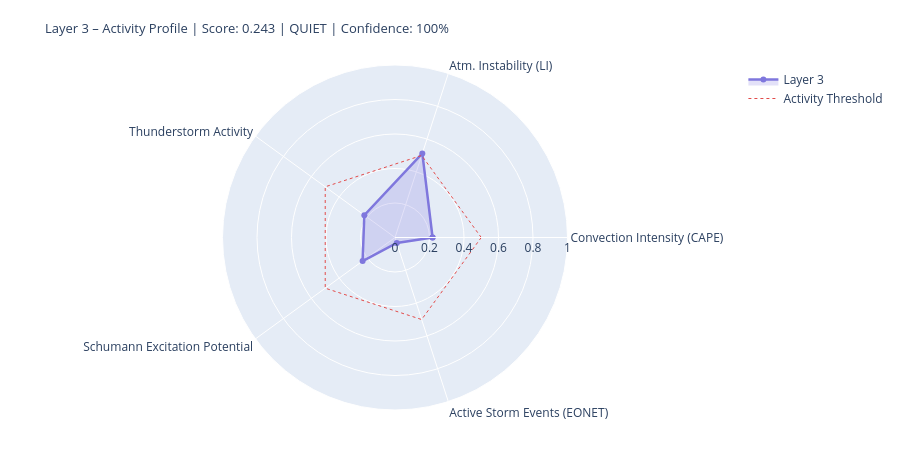

Source (notebook cell):
### Markdown cell above
---
## 4. State Assessment & Handoff to Layer 4/5

### Code cell
# ============================================================
# LAYER-3-SCORE
# Five dynamic components
# ============================================================

def norm(v, lo, hi):
    if v is None or (isinstance(v, float) and math.isnan(v)): return None
    return round(max(0.0, min(1.0, (v - lo) / (hi - lo))), 4)

# --- 1) Convection intensity (global CAPE mean) ---
cape_mean = df_atm['cape'].dropna().mean() if not df_atm.empty else None
conv_score = norm(cape_mean, 0, 3000)
conv_src   = 'primary' if cape_mean is not None else 'missing'

# --- 2) Atmospheric instability (LI mean) ---
li_mean   = df_atm['li'].dropna().mean() if not df_atm.empty else None
# Negative LI = unstable → higher score
instab_score = norm(-li_mean if li_mean is not None else None, -6, 6)
instab_src   = 'primary' if li_mean is not None else 'missing'

# --- 3) Thunderstorm activity (mean thunder score + WMO count) ---
thunder_mean = df_atm['thunder_score'].mean() if not df_atm.empty else None
n_thunder    = int(df_atm['thunderstorm'].sum()) if not df_atm.empty else 0
thunder_score_val = norm(
    (thunder_mean or 0) * 0.7 + n_thunder * 0.1, 0, 1.0
) if thunder_mean is not None else None
thunder_src = 'primary'

# --- 4) Schumann excitation potential (weighted Schumann contribution) ---
schumann_pot = df_atm['schumann_contribution'].mean() if not df_atm.empty else None
# Boosted by Layer-2 thunderstorm trigger
if schumann_pot is not None and l2_thunder:
    schumann_pot = min(1.0, schumann_pot * 1.2)
schumann_score = norm(schumann_pot, 0, 1.0) if schumann_pot is not None else None
schumann_src   = 'derived'

# --- 5) Storm activity (NASA EONET) ---
# Distinction: None = data not loaded, 0.0 = loaded but no events
storm_score = None
storm_src   = 'missing'
if raw.get('storms') is not None:          # API reached successfully
    storm_score = norm(len(storm_events), 0, 30) if storm_events else 0.0
    storm_src   = 'primary'

# X-Ray and Kp: context only, not in dynamic score
# (X-Ray = Layer-0/4 driver; Kp = geomagnetic index, not a lightning proxy)
xray_context = None
if raw.get('xray'):
    df_xc = pd.DataFrame(raw['xray'])
    fc = next((c for c in df_xc.columns
               if any(k in c.lower() for k in ['flux','long']) and 'time' not in c.lower()),
              df_xc.columns[1])
    df_xc[fc] = pd.to_numeric(df_xc[fc], errors='coerce')
    xray_last = df_xc[fc].dropna().iloc[-1] if not df_xc[fc].dropna().empty else None
    if xray_last:
        xray_class = ('X' if xray_last>=1e-4 else 'M' if xray_last>=1e-5
                      else 'C' if xray_last>=1e-6 else 'B')
        xray_context = {'flux': float(xray_last), 'class': xray_class}
        print(f'X-Ray context: {xray_class}-class ({xray_last:.2e} W/m²)')

# --- Aggregate ---
COMPONENTS = {
    'Convection Intensity (CAPE)':  {'score': conv_score,       'source': conv_src,    'dynamic': True},
    'Atm. Instability (LI)':         {'score': instab_score,     'source': instab_src,  'dynamic': True},
    'Thunderstorm Activity':              {'score': thunder_score_val, 'source': thunder_src, 'dynamic': True},
    'Schumann Excitation Potential':   {'score': schumann_score,   'source': schumann_src,'dynamic': True},
    'Active Storm Events (EONET)': {'score': storm_score,      'source': storm_src,   'dynamic': True},
}

available   = {k: v['score'] for k, v in COMPONENTS.items() if v['score'] is not None}
unavailable = [k for k, v in COMPONENTS.items() if v['score'] is None]
layer3_score = round(sum(available.values()) / len(available), 4) if available else None
confidence   = round(len(available) / len(COMPONENTS), 2)
level = ('unknown' if layer3_score is None
         else 'quiet'   if layer3_score < 0.3
         else 'moderate' if layer3_score < 0.6
         else 'active')
dominant_l3 = max(available, key=available.get) if available else 'none'

# --- Ausgabe ---
W = 68
print('=' * W)
print('LAYER 3 – ATMOSPHERE / WEATHER / THUNDERSTORMS – STATE ASSESSMENT')
print('=' * W)
for name, comp in COMPONENTS.items():
    s = comp['score']
    if s is not None:
        bar = '█' * int(s * 20) + '░' * (20 - int(s * 20))
        print(f'  {name:<36} {bar}  {s:.3f}  [{comp["source"]}]')
    else:
        print(f'  {name:<36} {"─" * 20}  n/a   [missing]')
print('-' * W)
print(f'  Score:        {layer3_score:.3f}  ({len(available)}/{len(COMPONENTS)} components)')
print(f'  Confidence:   {confidence:.0%}')
print(f'  Level:        {level.upper()}')
print(f'  Dominant:     {dominant_l3}')
print(f'  CAPE mean:    {cape_mean:.0f} J/kg' if cape_mean else '  CAPE mean:    n/a')
print(f'  LI mean:      {li_mean:.1f} K' if li_mean is not None else '  LI mean:      n/a')
print(f'  Thunderstorms:{n_thunder} points (WMO)  +  {len(storm_events)} NASA EONET')
print('=' * W)

# Radar
cats   = list(available.keys())
vals_r = list(available.values())
if len(cats) >= 3:
    fig = go.Figure()
    fig.add_trace(go.Scatterpolar(
        r=vals_r + [vals_r[0]], theta=cats + [cats[0]],
        fill='toself', fillcolor='rgba(127,119,221,0.22)',
        line=dict(color='#7F77DD', width=2.5), name='Layer 3'
    ))
    fig.add_trace(go.Scatterpolar(
        r=[0.5] * (len(cats)+1), theta=cats + [cats[0]],
        line=dict(color='#E24B4A', dash='dot', width=1),
        mode='lines', name='Activity Threshold'
    ))
    fig.update_layout(
        title=dict(
            text=f'Layer 3 – Activity Profile | Score: {layer3_score:.3f} | {level.upper()} | Confidence: {confidence:.0%}',
            font=dict(size=13)
        ),
        polar=dict(radialaxis=dict(visible=True, range=[0, 1])),
        height=450, showlegend=True,
        margin=dict(l=60, r=60, t=65, b=40)
    )
    fig.show()

### Figure 1 — Plotly figure (JSON) as saved in the notebook; plotly's stock layout.template omitted (floating-point values rounded to 4 significant figures)
{"data": [{"fill": "toself", "fillcolor": "rgba(127,119,221,0.22)", "line": {"color": "#7F77DD", "width": 2.5}, "name": "Layer 3", "r": [0.2178, 0.5125, 0.2197, 0.2322, 0.0333, 0.2178], "theta": ["Convection Intensity (CAPE)", "Atm. Instability (LI)", "Thunderstorm Activity", "Schumann Excitation Potential", "Active Storm Events (EONET)", "Convection Intensity (CAPE)"], "type": "scatterpolar"}, {"line": {"color": "#E24B4A", "dash": "dot", "width": 1}, "mode": "lines", "name": "Activity Threshold", "r": [0.5, 0.5, 0.5, 0.5, 0.5, 0.5], "theta": ["Convection Intensity (CAPE)", "Atm. Instability (LI)", "Thunderstorm Activity", "Schumann Excitation Potential", "Active Storm Events (EONET)", "Convection Intensity (CAPE)"], "type": "scatterpolar"}], "layout": {"height": 450, "margin": {"b": 40, "l": 60, "r": 60, "t": 65}, "polar": {"radialaxis": {"range": [0, 1], "visible": true}}, "showlegend": true, "title": {"font": {"size": 13}, "text": "Layer 3 – Activity Profile | Score: 0.243 | QUIET | Confidence: 100%"}}}
